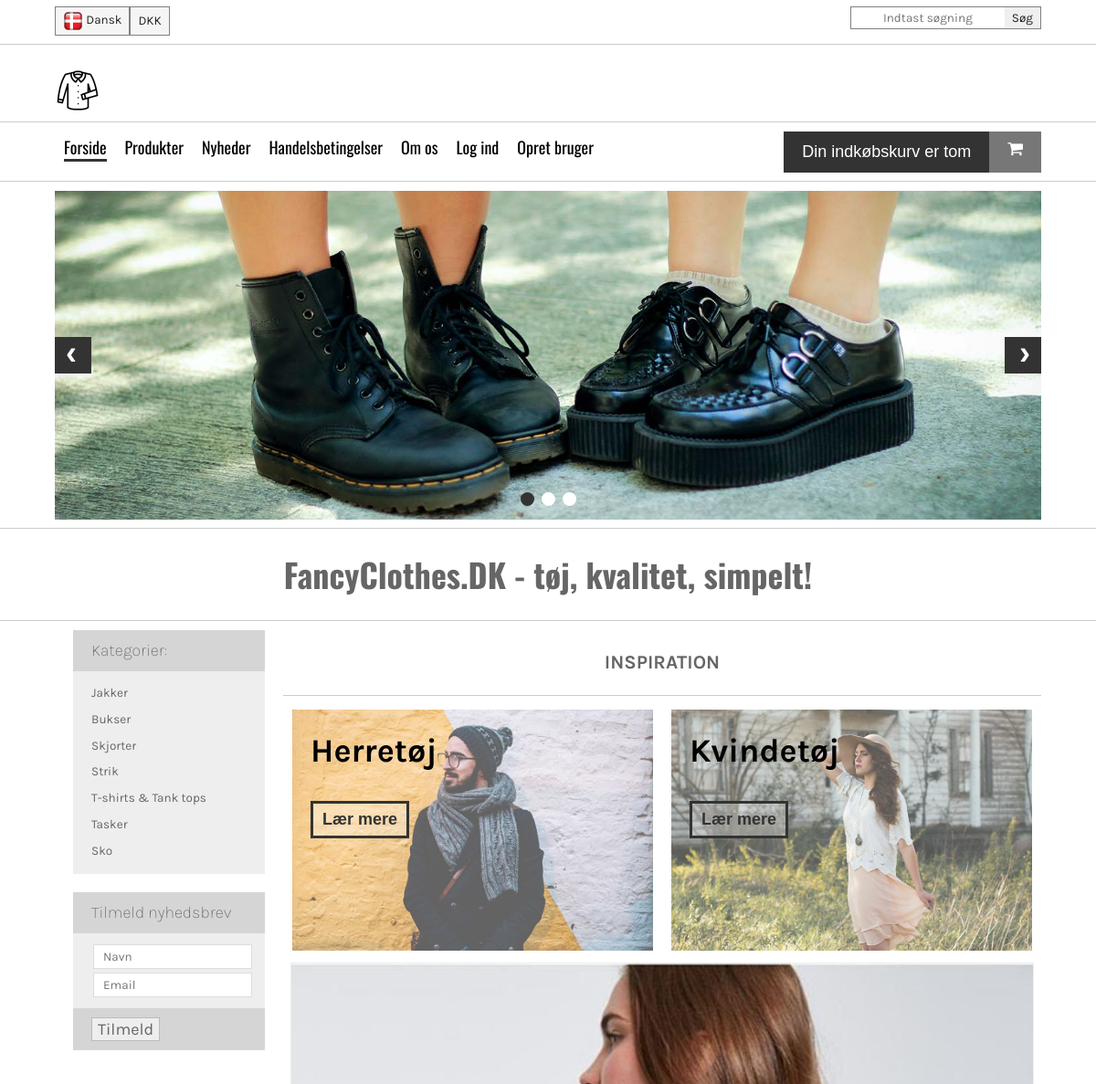
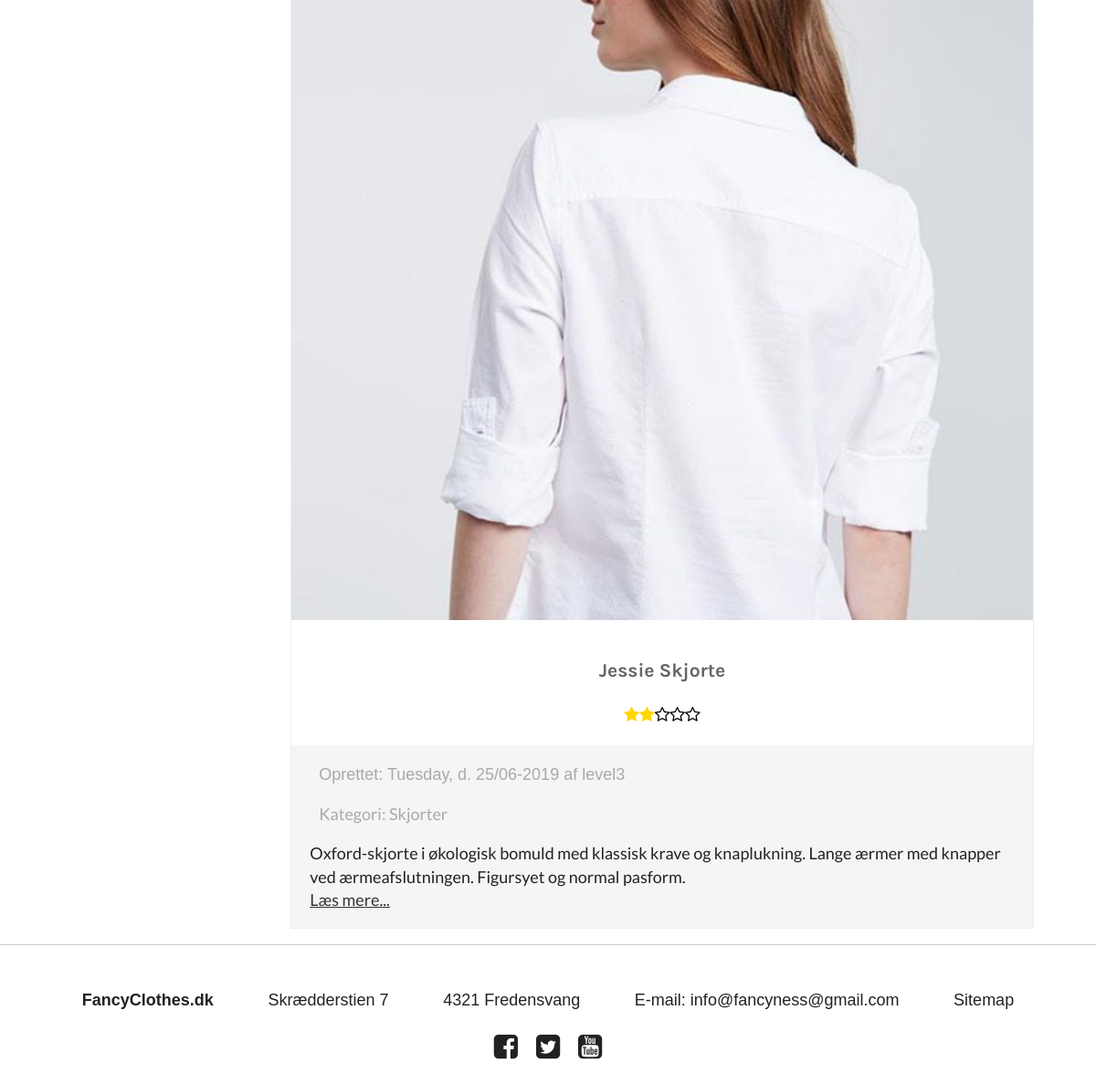
Page /index.php?categoryId=3 on the committed database (2 pictures, top to bottom).
### tables this page shows
CREATE TABLE `categories` (
  `categoryId` int(11) NOT NULL,
  `category` varchar(20) NOT NULL
);

CREATE TABLE `products` (
  `productId` int(3) NOT NULL,
  `title` varchar(50) NOT NULL,
  `imgUrl` varchar(50) NOT NULL,
  `imgAlt` varchar(50) NOT NULL,
  `date` int(10) NOT NULL,
  `text` varchar(750) NOT NULL,
  `userId` int(3) NOT NULL,
  `stars` int(1) NOT NULL,
  `categoryId` int(2) NOT NULL,
  `price` double(10,2) NOT NULL
);

CREATE TABLE `users` (
  `userId` int(3) NOT NULL,
  `dbUsername` varchar(30) NOT NULL,
  `dbEmail` varchar(255) NOT NULL,
  `dbPassword` varchar(255) NOT NULL,
  `accessLevel` int(1) NOT NULL DEFAULT '3'
);

### assets/getCategoryLinks.php (the view)
<?php
require_once "connect.php";
$statement = $dbh->prepare("SELECT * FROM categories");
$statement->execute();
while ($row = $statement->fetch(PDO::FETCH_ASSOC)) { ?>
    <li><a href="index.php?categoryId=<?php echo $row['categoryId'] ?>"><?php echo $row['category'] ?></a></li>
<?php };

### assets/getArticles.php (shortened to what this page needs)
<?php
require_once "connect.php";
if (!isset($_GET["categoryId"])) {
    $statement = $dbh->prepare("SELECT * FROM products
    JOIN users ON products.userId = users.userId
    JOIN categories ON products.categoryId = categories.categoryId");
    $statement->execute();
} else {
    $statement = $dbh->prepare("SELECT * FROM products
    JOIN users ON products.userId = users.userId
    JOIN categories ON products.categoryId = categories.categoryId
    WHERE categories.categoryId = ?");
    $statement->bindParam(1, $_GET["categoryId"]);
    $statement->execute();
}
while ($row = $statement->fetch(PDO::FETCH_ASSOC)) { ?>
    <article>
        <img src="img/<?php echo $row['imgUrl'] ?>" alt="<?php echo $row['imgAlt'] ?>">
        <div class="info">
            <h3><?php echo $row['title'] ?></h3>
            <div class="stars">
                <?php for ($i = 1; $i <= 5; $i++) {
                    echo ($i <= $row['stars']) ? "<i class='fa fa-star' aria-hidden='true'></i>" : "<i class='fa fa-star-o' aria-hidden='true'></i>";
                } ?>
            </div>
        </div>
        <div class="description">
            <div class="published">
                Oprettet:
                <?php
                echo strftime("%A, d. %e/%m-%Y", $row['date']) . " af " . $row['dbUsername'] ?>
                <p>Kategori: <?php echo $row["category"] ?></p>
            </div>
            <p><?php echo $row['text'] ?>
                <a href="#">Læs mere...</a></p>
        </div>
    </article>
    <?php
}
?>

### css/main.css (style rules this page uses)
html { color: #222; font-size: 1em; line-height: 1.4; }
audio, canvas, iframe, img, svg, video { vertical-align: middle; }

### css/styles.css (style rules this page uses)
:root { font-size: 18px; }
main aside > div > div:nth-child(2) a { color: #666; text-decoration: none; }
main aside > div > div:nth-child(2) ul li, main aside > div > div:nth-child(2) ul input, main aside > div > div:nth-child(2) form li, main aside > div > div:nth-child(2) form input { padding: 5px 0; font-size: 0.75rem; }
main .products h3 { text-align: center; }
main .products .frontProducts article { -webkit-box-flex: 1; -ms-flex: 1 1 31%; flex: 1 1 31%; margin: 1%; -webkit-box-sizing: border-box; box-sizing: border-box; border: 1px solid #eee; display: -webkit-box; display: -ms-flexbox; display: flex; -webkit-box-orient: vertical; -webkit-box-direction: normal; -ms-flex-direction: column; flex-direction: column; position: relative; }
main .products .frontProducts article img { width: 100%; }
main .products .frontProducts article .info { text-align: center; padding: 20px; }
main .products .frontProducts article .info .stars .fa-star { color: gold; }
main .products .frontProducts article .info .stars .fa-star-o { color: black; }
main .products .frontProducts article .description { background: #f5f5f5; padding: 20px 20px 0 20px; }
main .products .frontProducts article .description .published { color: darkgray; margin: 0 10px; }
main .products .frontProducts article .description p { font-family: "Lato", sans-serif; }
main .products .frontProducts article .description p a { color: #333; display: block; }
h1, h2, h3, h4, h5, h6 { font-family: "Karla", sans-serif; color: #666; }
@media screen and (max-width: 1200px) { main .products .frontProducts article { -webkit-box-flex: 1; -ms-flex: 1 1 48%; flex: 1 1 48%; } }

### rows in the picture
categories: category "Jakker"
categories: category "Bukser"
categories: category "Skjorter"
categories: category "Strik"
categories: category "T-shirts & Tank tops"
categories: category "Tasker"
categories: category "Sko"
products: imgUrl (picture), title "Jessie Skjorte", stars 2 (drawn), date "Tuesday, d. 25/06-2019", userId.dbUsername "level3", categoryId.category "Skjorter", text "Oxford-skjorte i økologisk bomuld med klassisk krave og knaplukning. Lange ærmer med knapper ved ærmeafslutningen. Figursyet og normal pasform."
